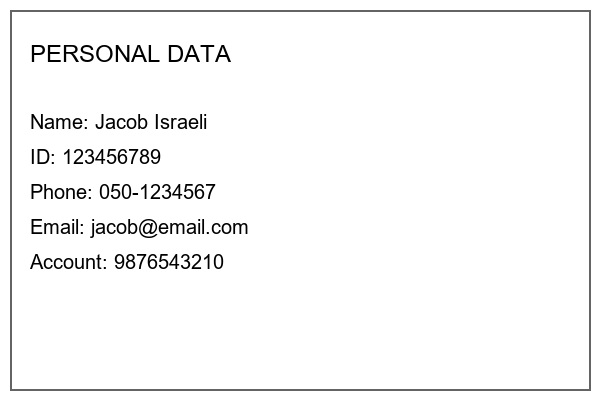
#> input picture PII_Detection_System/data/test_images/mixed_test.png, 600 x 400 px
$ python -i image_processor.py   (imports and definitions only)
#> lines starting #> are read from the running program, lines starting #| are printed output that depends on the picture; after the words box and inside, x2 and y2 are one past the last pixel; in counts of white or black regions, pixels touching at a corner belong together
### PII_Detection_System/src/logger_config.py
"""
Logger Configuration - PII Detection System
Central logger for all modules. Forces UTF-8 to handle Hebrew/emoji on Windows.
"""

import logging
import sys
import io
import time
from functools import wraps


def get_logger(name: str) -> logging.Logger:
    """Returns a configured logger. Same name = same logger (singleton)."""
    logger = logging.getLogger(name)
    if logger.handlers:
        return logger

    logger.setLevel(logging.DEBUG)

    # Force UTF-8 on Windows (avoids cp1255 UnicodeEncodeError with emoji)
    try:
        utf8_stream = io.TextIOWrapper(
            sys.stdout.buffer, encoding="utf-8", errors="replace", line_buffering=True
        )
    except AttributeError:
        utf8_stream = sys.stdout  # fallback if no .buffer (e.g. inside Streamlit)

    handler = logging.StreamHandler(utf8_stream)
    handler.setLevel(logging.DEBUG)
    handler.setFormatter(logging.Formatter(
        fmt="%(asctime)s | %(levelname)-8s | %(name)-25s | %(message)s",
        datefmt="%H:%M:%S"
    ))
    logger.addHandler(handler)
    logger.propagate = False
    return logger


system_logger = get_logger("PII.System")


def trace_execution(func):
    """
    Decorator that logs the entry and exit of a function,
    along with its execution time.
    """
    @wraps(func)
    def wrapper(*args, **kwargs):
        system_logger.info(f"▶ Starting execution: {func.__name__}")
        start_time = time.time()
        try:
            result = func(*args, **kwargs)
            execution_time = time.time() - start_time
            system_logger.info(f"✔ Finished execution: {func.__name__} (took {execution_time:.2f} seconds)")
            return result
        except Exception as e:
            execution_time = time.time() - start_time
            system_logger.error(f"❌ Error executing {func.__name__} (after {execution_time:.2f} seconds): {e}")
            raise
    return wrapper


# [15 lines left out: function log_progress, not called in this run]

### PII_Detection_System/src/processors/image_processor.py
"""
Image Processor - עיבוד תמונות עם OCR
פרויקט גמר - זיהוי מידע אישי רגיש

מודול לקריאת טקסט מתמונות - תומך OCR עברי+אנגלי
"""

import cv2
import numpy as np
from PIL import Image, ImageEnhance, ImageFilter
import pytesseract
import io
import os
from typing import Dict, Tuple, Optional
import logging

try:
    from src.logger_config import get_logger, trace_execution
except ImportError:
    try:
        from logger_config import get_logger, trace_execution
    except ImportError:
        def get_logger(name):
            logging.basicConfig(level=logging.INFO)
            return logging.getLogger(name)
        def trace_execution(func): return func

# הגדרת Tesseract לWindows
pytesseract.pytesseract.tesseract_cmd = r'C:\Program Files\Tesseract-OCR\tesseract.exe'

class ImageProcessor:
    """
    מעבד תמונות עם יכולות OCR מתקדמות.
    תומך בעברית+אנגלית.
    """

    def __init__(self):
        """אתחול המעבד"""
        self.logger = get_logger("PII.Processor.Image")
        self.logger.info("🔧 Initializing ImageProcessor...")

        # OCR configs בסדר עדיפות: עברי+אנגלי → עברי → אנגלי → ברירת מחדל
        self.tesseract_configs = [
            r'--oem 3 --psm 6 -l heb+eng',
            r'--oem 3 --psm 3 -l heb+eng',
            r'--oem 3 --psm 6 -l heb',
            r'--oem 3 --psm 6 -l eng',
            r'--oem 3 --psm 6',
            r'--oem 3 --psm 11 -l eng',
        ]

        # בדיקה שTesseract מותקן
        try:
            pytesseract.get_tesseract_version()
#> (this line was passed over: pytesseract is not available in this run)
#> in extract_text_from_image, cv_image is the input picture: shape (400, 600, 3); min 0, max 255, mean 247.1
            self.logger.info("✅ Tesseract installed and running")
        except Exception as e:
            self.logger.error(f"❌ Problem with Tesseract: {e}")

    @trace_execution
    def preprocess_image(self, image: np.ndarray) -> np.ndarray:
        """עיבוד מקדים פשוט של התמונה"""
        try:
            # המרה לגווני אפור
            if len(image.shape) == 3:
                gray = cv2.cvtColor(image, cv2.COLOR_BGR2GRAY)
            else:
                gray = image.copy()

            # הגדלת התמונה אם צריך
            height, width = gray.shape
#> height = 400; width = 600
            if width < 800:
                scale_factor = 800 / width
#> scale_factor = 1.33
                new_width = int(width * scale_factor)
#> new_width = 800
                new_height = int(height * scale_factor)
#> new_height = 533
                gray = cv2.resize(gray, (new_width, new_height), interpolation=cv2.INTER_CUBIC)
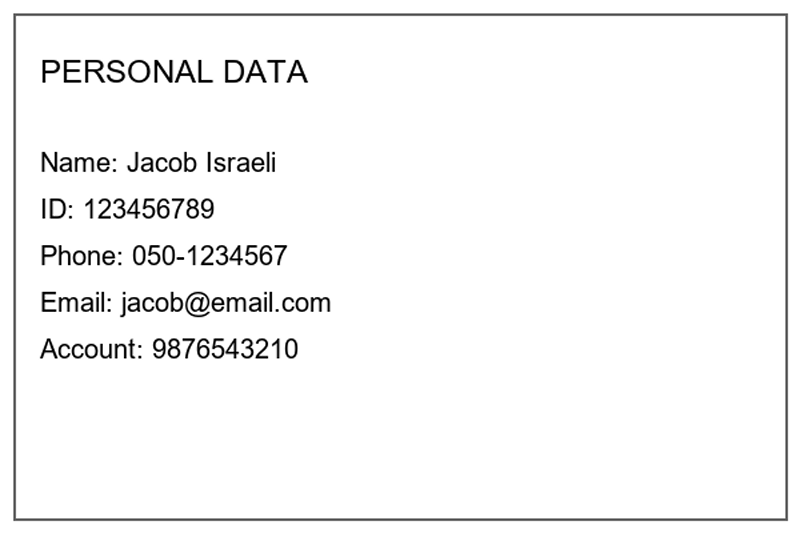
#> gray: shape (533, 800); min 0, max 255, mean 246.8

            # שיפור ניגודיות
            gray = cv2.equalizeHist(gray)
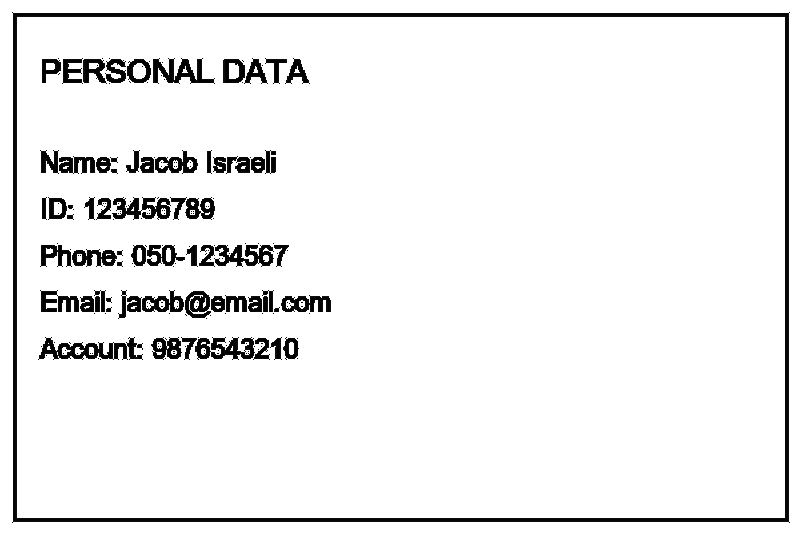
#> gray: shape (533, 800); min 0, max 255, mean 238.9

            # הסרת רעש
            gray = cv2.medianBlur(gray, 3)

            # בינאריזציה
            _, binary = cv2.threshold(gray, 0, 255, cv2.THRESH_BINARY + cv2.THRESH_OTSU)
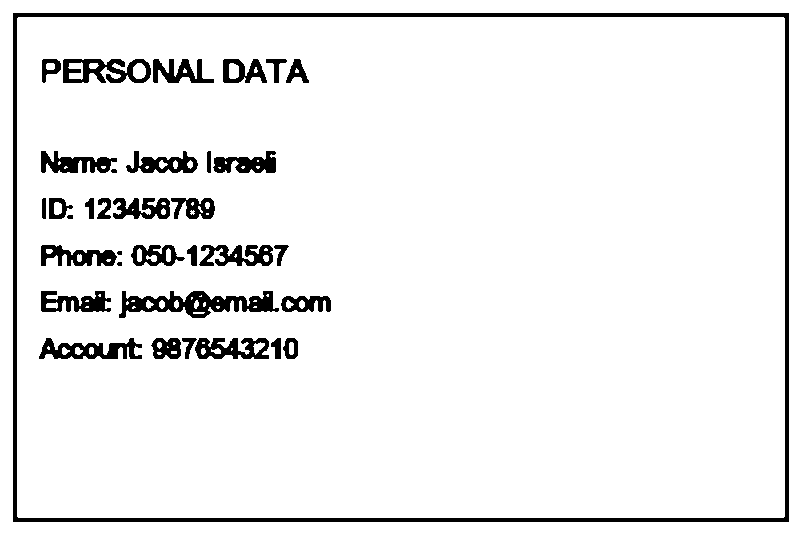
#> binary: shape (533, 800); 93.4% white; 35 black regions (2 under 20 px), largest, box (x1, y1, x2, y2) and area: (13, 13, 789, 522) 10220, (119, 291, 279, 318) 2183, (63, 59, 151, 83) 1258

            return binary

        except Exception as e:
            self.logger.error(f"❌ Error in preprocessing: {e}")
            return image

    @trace_execution
    def extract_text_from_image(self, image_data, filename: str = "") -> Dict:
        """חילוץ טקסט מתמונה"""
        try:
            # קריאת התמונה
            if isinstance(image_data, bytes):
                image = Image.open(io.BytesIO(image_data))
                cv_image = cv2.cvtColor(np.array(image), cv2.COLOR_RGB2BGR)
            elif isinstance(image_data, str):
                cv_image = cv2.imread(image_data)
                if cv_image is None:
                    raise ValueError(f"לא ניתן לקרוא תמונה: {image_data}")
            else:
                cv_image = image_data

            # עיבוד מקדים
            processed_image = self.preprocess_image(cv_image)

            # OCR עם הגדרות שונות
            self.logger.info("🔍 Starting OCR...")


            best_text = ""
            best_confidence = 0

            for config in self.tesseract_configs:
                try:
                    # חילוץ טקסט
                    text = pytesseract.image_to_string(processed_image, config=config)

                    # קבלת ציון ודאות
                    try:
                        data = pytesseract.image_to_data(processed_image, config=config,
                                                       output_type=pytesseract.Output.DICT)
                        confidences = [int(conf) for conf in data['conf'] if int(conf) > 0]
                        avg_confidence = np.mean(confidences) if confidences else 0
                    except:
                        # אם לא ניתן לקבל ציון ודאות, נעריך לפי אורך הטקסט
                        avg_confidence = 70 if len(text.strip()) > 10 else 30

                    # בחירת התוצאה הטובה ביותר
                    if (len(text.strip()) > len(best_text.strip()) and
                        avg_confidence > 25 and
                        len(text.strip()) > 2):
                        best_text = text
                        best_confidence = avg_confidence
                        self.logger.info(f"✅ OCR succeeded with: {config[:20]}...")
                        break  # אם מצאנו תוצאה טובה, נעצור

                except Exception as e:
                    self.logger.warning(f"OCR config failed: {e}")
                    continue
#> after the loop, best_confidence = 0; best_text = ''

            # ניקוי הטקסט
            cleaned_text = self.clean_extracted_text(best_text)

            # תוצאות
            result = {
                'success': True,
                'text': cleaned_text,
                'confidence': best_confidence,
                'filename': filename,
                'character_count': len(cleaned_text),
                'word_count': len(cleaned_text.split()) if cleaned_text else 0
            }

            self.logger.info(f"✅ OCR finished: {len(cleaned_text)} characters, confidence: {best_confidence:.1f}%")
            return result

        except Exception as e:
            self.logger.error(f"❌ Error extracting text: {e}")
            return {
                'success': False,
                'error': str(e),
                'text': "",
                'confidence': 0,
                'filename': filename
            }

    @trace_execution
    def clean_extracted_text(self, text: str) -> str:
        """ניקוי הטקסט שחולץ מOCR"""
        if not text:
            return ""

        import re

        # החלפת ריווחים מרובים ברווח אחד
        text = re.sub(r'\s+', ' ', text)

        # הסרת שורות ריקות מרובות
        text = re.sub(r'\n\s*\n', '\n', text)

        # הסרת רווחים מתחילת וסוף
        text = text.strip()

        return text

# פונקציות עזר
def supported_image_formats():
    """רשימת פורמטי תמונה נתמכים"""
    return ['.jpg', '.jpeg', '.png', '.bmp', '.tiff', '.tif', '.webp']

def is_image_file(filename: str) -> bool:
    """בדיקה אם הFile הוא תמונה"""
    if not filename:
        return False

    ext = os.path.splitext(filename.lower())[1]
    return ext in supported_image_formats()

# [6 lines not run here, left out]

#> (the run stopped early here; a loop or call above may not have finished)
